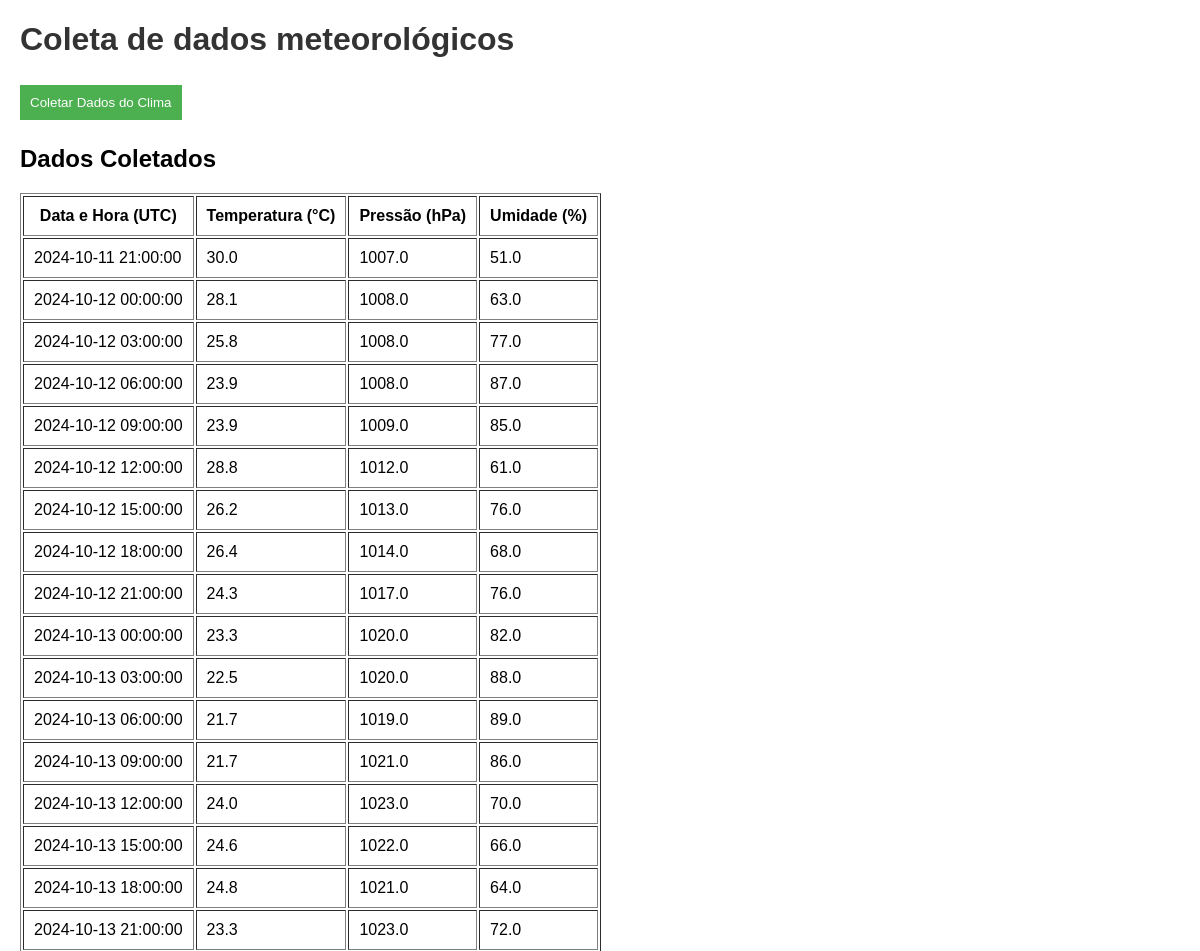
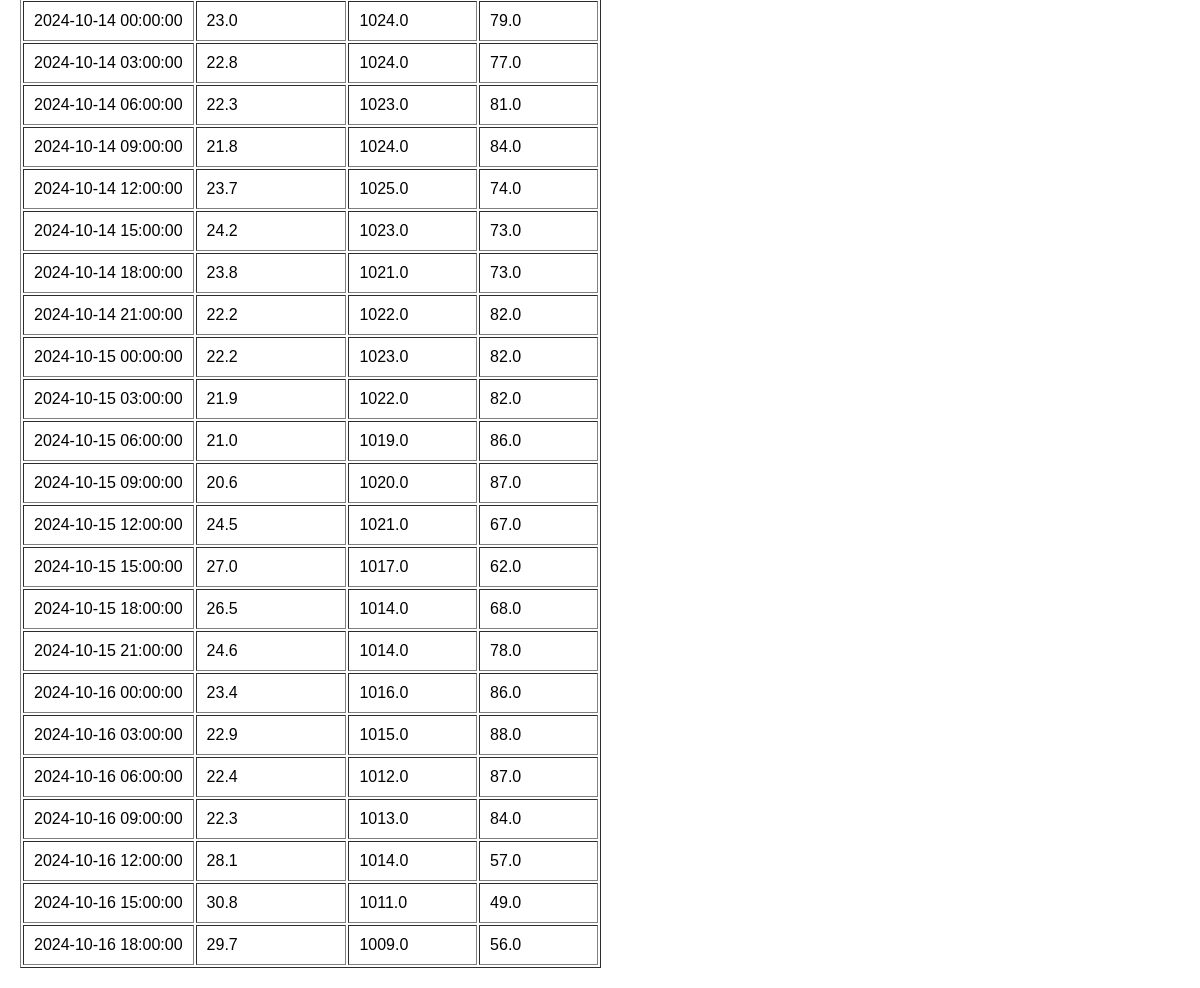
The page / on the database its author committed (2 pictures, top to bottom).
### tables this page shows
CREATE TABLE weather (
                id INTEGER PRIMARY KEY AUTOINCREMENT,
                UTCDateTime TEXT NOT NULL,
                temperature REAL,
                humity REAL,
                pressure REAL,
                timestamp DATETIME DEFAULT CURRENT_TIMESTAMP
            );

### weather_service/app/api.py (the view)
@app.route('/')
def index():
    weather_data = get_all_weather()  # Busca os dados do banco de dados
    return render_template('index.html', weather_data=weather_data)

### weather_service/app/models.py (called while the page is built)
def create_connection():
    conn = sqlite3.connect('weather.db')
    return conn

def get_all_weather():
    conn = create_connection()
    cursor = conn.execute('SELECT UTCDateTime, temperature, pressure, humity FROM weather')
    return cursor.fetchall()

### weather_service/app/templates/index.html (shortened to what this page needs)
<!DOCTYPE html>
<html lang="en">
<head>
    <link rel="stylesheet" href="{{ url_for('static', filename='style.css') }}">
</head>
<body>
    <h1>Coleta de dados meteorológicos</h1>
    <form action="/collect_weather" method="POST">
        <button type="submit">Coletar Dados do Clima</button>
    </form>
    <h2>Dados Coletados</h2>
    <table border="1" cellpadding="10">
        <thead>
            <tr>
                <th>Data e Hora (UTC)</th>
                <th>Temperatura (°C)</th>
                <th>Pressão (hPa)</th>
                <th>Umidade (%)</th>
            </tr>
        </thead>
        <tbody>
            {% for row in weather_data %}
                <tr>
                    <td>{{ row[0] }}</td>
                    <td>{{ row[1] }}</td>
                    <td>{{ row[2] }}</td>
                    <td>{{ row[3] }}</td>
                </tr>
            {% endfor %}
        </tbody>
    </table>
</body>
</html>

### weather_service/app/static/style.css (style rules this page uses)
body { font-family: Arial, sans-serif; margin: 20px; }
h1 { color: #333; }
form { margin: 20px 0; }
input, button { padding: 10px; margin: 5px 0; }
button { background-color: #4CAF50; color: white; border: none; cursor: pointer; }

### rows shown on the page
weather: UTCDateTime "2024-10-11 21:00:00", temperature "30.0", pressure "1007.0", humity "51.0"
weather: UTCDateTime "2024-10-12 00:00:00", temperature "28.1", pressure "1008.0", humity "63.0"
weather: UTCDateTime "2024-10-12 03:00:00", temperature "25.8", pressure "1008.0", humity "77.0"
weather: UTCDateTime "2024-10-12 06:00:00", temperature "23.9", pressure "1008.0", humity "87.0"
weather: UTCDateTime "2024-10-12 09:00:00", temperature "23.9", pressure "1009.0", humity "85.0"
weather: UTCDateTime "2024-10-12 12:00:00", temperature "28.8", pressure "1012.0", humity "61.0"
weather: UTCDateTime "2024-10-12 15:00:00", temperature "26.2", pressure "1013.0", humity "76.0"
weather: UTCDateTime "2024-10-12 18:00:00", temperature "26.4", pressure "1014.0", humity "68.0"
weather: UTCDateTime "2024-10-12 21:00:00", temperature "24.3", pressure "1017.0", humity "76.0"
weather: UTCDateTime "2024-10-13 00:00:00", temperature "23.3", pressure "1020.0", humity "82.0"
weather: UTCDateTime "2024-10-13 03:00:00", temperature "22.5", pressure "1020.0", humity "88.0"
weather: UTCDateTime "2024-10-13 06:00:00", temperature "21.7", pressure "1019.0", humity "89.0"
weather: UTCDateTime "2024-10-13 09:00:00", temperature "21.7", pressure "1021.0", humity "86.0"
weather: UTCDateTime "2024-10-13 12:00:00", temperature "24.0", pressure "1023.0", humity "70.0"
weather: UTCDateTime "2024-10-13 15:00:00", temperature "24.6", pressure "1022.0", humity "66.0"
weather: UTCDateTime "2024-10-13 18:00:00", temperature "24.8", pressure "1021.0", humity "64.0"
weather: UTCDateTime "2024-10-13 21:00:00", temperature "23.3", pressure "1023.0", humity "72.0"
weather: UTCDateTime "2024-10-14 00:00:00", temperature "23.0", pressure "1024.0", humity "79.0"
weather: UTCDateTime "2024-10-14 03:00:00", temperature "22.8", pressure "1024.0", humity "77.0"
weather: UTCDateTime "2024-10-14 06:00:00", temperature "22.3", pressure "1023.0", humity "81.0"
weather: UTCDateTime "2024-10-14 09:00:00", temperature "21.8", pressure "1024.0", humity "84.0"
weather: UTCDateTime "2024-10-14 12:00:00", temperature "23.7", pressure "1025.0", humity "74.0"
weather: UTCDateTime "2024-10-14 15:00:00", temperature "24.2", pressure "1023.0", humity "73.0"
weather: UTCDateTime "2024-10-14 18:00:00", temperature "23.8", pressure "1021.0", humity "73.0"
weather: UTCDateTime "2024-10-14 21:00:00", temperature "22.2", pressure "1022.0", humity "82.0"
weather: UTCDateTime "2024-10-15 00:00:00", temperature "22.2", pressure "1023.0", humity "82.0"
weather: UTCDateTime "2024-10-15 03:00:00", temperature "21.9", pressure "1022.0", humity "82.0"
weather: UTCDateTime "2024-10-15 06:00:00", temperature "21.0", pressure "1019.0", humity "86.0"
weather: UTCDateTime "2024-10-15 09:00:00", temperature "20.6", pressure "1020.0", humity "87.0"
weather: UTCDateTime "2024-10-15 12:00:00", temperature "24.5", pressure "1021.0", humity "67.0"
weather: UTCDateTime "2024-10-15 15:00:00", temperature "27.0", pressure "1017.0", humity "62.0"
weather: UTCDateTime "2024-10-15 18:00:00", temperature "26.5", pressure "1014.0", humity "68.0"
weather: UTCDateTime "2024-10-15 21:00:00", temperature "24.6", pressure "1014.0", humity "78.0"
weather: UTCDateTime "2024-10-16 00:00:00", temperature "23.4", pressure "1016.0", humity "86.0"
weather: UTCDateTime "2024-10-16 03:00:00", temperature "22.9", pressure "1015.0", humity "88.0"
weather: UTCDateTime "2024-10-16 06:00:00", temperature "22.4", pressure "1012.0", humity "87.0"
weather: UTCDateTime "2024-10-16 09:00:00", temperature "22.3", pressure "1013.0", humity "84.0"
weather: UTCDateTime "2024-10-16 12:00:00", temperature "28.1", pressure "1014.0", humity "57.0"
weather: UTCDateTime "2024-10-16 15:00:00", temperature "30.8", pressure "1011.0", humity "49.0"
weather: UTCDateTime "2024-10-16 18:00:00", temperature "29.7", pressure "1009.0", humity "56.0"
